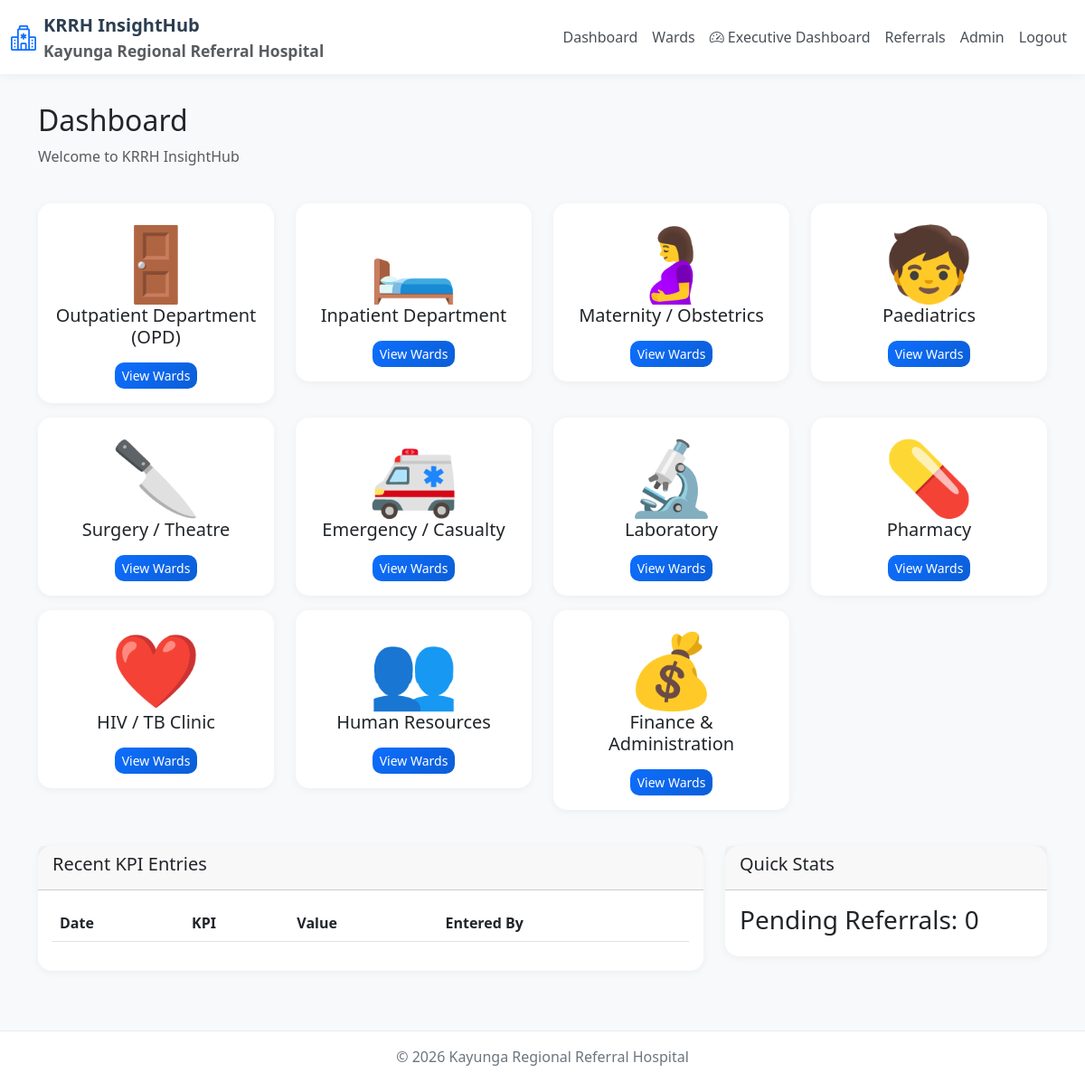
The app's page /dashboard (signed in) with its own data.
### models.py (models this page shows, shortened)
class KPICategory(db.Model):
    __tablename__ = 'kpi_categories'
    id = db.Column(db.Integer, primary_key=True)
    name = db.Column(db.String(100), nullable=False, unique=True)
    description = db.Column(db.Text, nullable=True)
    icon = db.Column(db.String(50), default='📊')
    display_order = db.Column(db.Integer, default=0)
    kpis = db.relationship('KPIDefinition', backref='category', lazy=True)

### app.py (the view)
@app.route('/dashboard')
@login_required
def dashboard():
    categories = KPICategory.query.order_by(KPICategory.display_order).all()
    recent_entries = KPIEntry.query.order_by(KPIEntry.entry_date.desc()).limit(10).all()
    pending_referrals = Referral.query.filter_by(status='pending').count()
    return render_template('dashboard/index.html',
                          categories=categories,
                          recent_entries=recent_entries,
                          pending_referrals=pending_referrals)

### app.py (called while the page is built)
@login_manager.user_loader
def load_user(user_id):
    return User.query.get(int(user_id))

@app.context_processor
def inject_now():
    return {'now': datetime.now(), 'datetime': datetime}

@app.context_processor
def utility_processor():
    def min_value(a, b):
        if a is None or b is None:
            return 0
        return min(a, b)
    def from_json(json_str):
        try:
            return json.loads(json_str) if json_str else []
        except:
            return []
    return {'min': min_value, 'from_json': from_json}

@app.context_processor
def utility_processor():
    def min_value(a, b):
        if a is None or b is None:
            return 0
        return min(a, b)
    def from_json(json_str):
        try:
            if json_str:
                return json.loads(json_str)
            return []
        except:
            return []
    return {'min': min_value, 'from_json': from_json}

### templates/dashboard/index.html (shortened to what this page needs)
{% extends 'base.html' %}
{% block content %}
<div class="container">
    <div class="row mb-4">
        <div class="col-12">
            <h2>Dashboard</h2>
            <p class="text-muted">Welcome to KRRH InsightHub</p>
        </div>
    </div>
    <div class="row">
        {% for category in categories %}
        <div class="col-md-3 mb-3">
            <div class="card">
                <div class="card-body text-center">
                    <div class="display-1">{{ category.icon }}</div>
                    <h5>{{ category.name }}</h5>
                    <a href="{{ url_for('wards_list') }}" class="btn btn-sm btn-primary mt-2">View Wards</a>
                </div>
            </div>
        </div>
        {% endfor %}
    </div>
    <div class="row mt-4">
        <div class="col-md-8">
            <div class="card">
                <div class="card-header">
                    <h5>Recent KPI Entries</h5>
                </div>
                <div class="card-body">
                    <table class="table">
                        <thead>
                            <tr><th>Date</th><th>KPI</th><th>Value</th><th>Entered By</th></tr>
                        </thead>
                    </table>
                </div>
            </div>
        </div>
        <div class="col-md-4">
            <div class="card">
                <div class="card-header">
                    <h5>Quick Stats</h5>
                </div>
                <div class="card-body">
                    <h3>Pending Referrals: {{ pending_referrals }}</h3>
                </div>
            </div>
        </div>
    </div>
</div>
{% endblock %}

### templates/base.html (shortened to what this page needs)
<!DOCTYPE html>
<html lang="en">
<head>
    <link href="https://cdn.jsdelivr.net/npm/bootstrap@5.3.0/dist/css/bootstrap.min.css" rel="stylesheet">
    <link rel="stylesheet" href="https://cdn.jsdelivr.net/npm/bootstrap-icons@1.10.0/font/bootstrap-icons.css">
</head>
<body>
    <nav class="navbar navbar-expand-lg navbar-light">
        <div class="container-fluid">
            <a class="navbar-brand d-flex align-items-center" href="{{ url_for('dashboard') }}">
                <i class="bi bi-hospital fs-3 text-primary me-2"></i>
                <div>
                    <span class="fw-bold">KRRH InsightHub</span>
                    <small class="d-block text-muted">Kayunga Regional Referral Hospital</small>
                </div>
            </a>
            <div class="collapse navbar-collapse" id="navbarNav">
                <ul class="navbar-nav ms-auto">
                    {% if current_user.is_authenticated %}
                    <li class="nav-item">
                        <a class="nav-link" href="{{ url_for('dashboard') }}">Dashboard</a>
                    </li>
                    <li class="nav-item">
                        <a class="nav-link" href="{{ url_for('wards_list') }}">Wards</a>
                    </li>
                    <li class="nav-item">
                        <a class="nav-link" href="{{ url_for('executive_dashboard') }}">
                            <i class="bi bi-speedometer2"></i> Executive Dashboard
                        </a>
                    </li>
                    <li class="nav-item">
                        <a class="nav-link" href="{{ url_for('referral_list') }}">Referrals</a>
                    </li>
                    {% if current_user.role == 'admin' %}
                    <li class="nav-item">
                        <a class="nav-link" href="{{ url_for('admin_users') }}">Admin</a>
                    </li>
                    {% endif %}
                    <li class="nav-item">
                        <a class="nav-link" href="{{ url_for('logout') }}">Logout</a>
                    </li>
                    {% endif %}
                </ul>
            </div>
        </div>
    </nav>
    <main class="container-fluid py-3">
        {% block content %}{% endblock %}
    </main>
    <footer class="text-center py-3">
        <div class="container">
            <p class="mb-0">&copy; {{ now.year }} Kayunga Regional Referral Hospital</p>
        </div>
    </footer>
</body>
</html>

### templates/base.html (style rules this page uses)
body { background: #f8f9fa; font-family: 'Segoe UI', Tahoma, Geneva, Verdana, sans-serif; }
.navbar { background: white !important; box-shadow: 0 2px 10px rgba(0,0,0,0.05); }
.navbar-brand { font-weight: 700; color: #2c3e50 !important; }
.nav-link { color: #495057 !important; font-weight: 500; }
.card { border: none; border-radius: 15px; box-shadow: 0 2px 10px rgba(0,0,0,0.05); }
.btn-primary { background: linear-gradient(135deg, #0d6efd, #0b5ed7); border: none; border-radius: 10px; }
footer { background: white; border-top: 1px solid #e9ecef; color: #6c757d; margin-top: 50px; }

### records on screen
KPICategory: icon "🚪", name "Outpatient Department (OPD)"
KPICategory: icon "🛏️", name "Inpatient Department"
KPICategory: icon "🤰", name "Maternity / Obstetrics"
KPICategory: icon "🧒", name "Paediatrics"
KPICategory: icon "🔪", name "Surgery / Theatre"
KPICategory: icon "🚑", name "Emergency / Casualty"
KPICategory: icon "🔬", name "Laboratory"
KPICategory: icon "💊", name "Pharmacy"
KPICategory: icon "❤️", name "HIV / TB Clinic"
KPICategory: icon "👥", name "Human Resources"
KPICategory: icon "💰", name "Finance & Administration"

### other values on screen
{{ pending_referrals }} "0"
